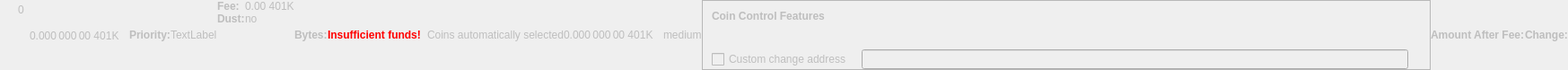
    <widget class="QWidget" name="dummyHideWidget" native="true">
     <property name="enabled">
      <bool>false</bool>
     </property>
     <property name="maximumSize">
      <size>
       <width>100</width>
       <height>22</height>
      </size>
     </property>
     <layout class="QHBoxLayout" name="dummyHideLayout">
      <property name="spacing">
       <number>0</number>
      </property>
      <property name="leftMargin">
       <number>0</number>
      </property>
      <property name="topMargin">
       <number>0</number>
      </property>
      <property name="rightMargin">
       <number>0</number>
      </property>
      <property name="bottomMargin">
       <number>0</number>
      </property>
      <item>
       <layout class="QFormLayout" name="formLayoutCoinControl1">
        <property name="horizontalSpacing">
         <number>10</number>
        </property>
        <property name="verticalSpacing">
         <number>14</number>
        </property>
        <property name="leftMargin">
         <number>10</number>
        </property>
        <property name="topMargin">
         <number>4</number>
        </property>
        <property name="rightMargin">
         <number>6</number>
        </property>
        <item row="0" column="1">
         <widget class="QLabel" name="labelCoinControlBytes">
          <property name="cursor">
           <cursorShape>IBeamCursor</cursorShape>
          </property>
          <property name="contextMenuPolicy">
           <enum>Qt::ActionsContextMenu</enum>
          </property>
          <property name="text">
           <string notr="true">0</string>
          </property>
          <property name="textInteractionFlags">
           <set>Qt::LinksAccessibleByMouse|Qt::TextSelectableByKeyboard|Qt::TextSelectableByMouse</set>
          </property>
         </widget>
        </item>
       </layout>
      </item>
      <item>
       <widget class="QLabel" name="labelCoinControlAfterFee">
        <property name="enabled">
         <bool>false</bool>
        </property>
        <property name="sizePolicy">
         <sizepolicy hsizetype="Fixed" vsizetype="Fixed">
          <horstretch>0</horstretch>
          <verstretch>0</verstretch>
         </sizepolicy>
        </property>
        <property name="minimumSize">
         <size>
          <width>111</width>
          <height>12</height>
         </size>
        </property>
        <property name="maximumSize">
         <size>
          <width>111</width>
          <height>12</height>
         </size>
        </property>
        <property name="cursor">
         <cursorShape>IBeamCursor</cursorShape>
        </property>
        <property name="contextMenuPolicy">
         <enum>Qt::ActionsContextMenu</enum>
        </property>
        <property name="text">
         <string notr="true">0.000 000 00 401K</string>
        </property>
        <property name="textInteractionFlags">
         <set>Qt::LinksAccessibleByMouse|Qt::TextSelectableByKeyboard|Qt::TextSelectableByMouse</set>
        </property>
       </widget>
      </item>
      <item>
       <widget class="QLabel" name="labelCoinControlPriorityText">
        <property name="enabled">
         <bool>false</bool>
        </property>
        <property name="font">
         <font>
          <weight>75</weight>
          <bold>true</bold>
         </font>
        </property>
        <property name="text">
         <string>Priority:</string>
        </property>
       </widget>
      </item>
      <item>
       <layout class="QHBoxLayout" name="horizontalLayout">
        <item>
         <widget class="QLabel" name="WarningLabel">
          <property name="text">
           <string>TextLabel</string>
          </property>
         </widget>
        </item>
       </layout>
      </item>
      <item>
       <layout class="QFormLayout" name="formLayoutCoinControl3">
        <property name="horizontalSpacing">
         <number>0</number>
        </property>
        <property name="verticalSpacing">
         <number>0</number>
        </property>
        <property name="leftMargin">
         <number>0</number>
        </property>
        <property name="topMargin">
         <number>0</number>
        </property>
        <property name="rightMargin">
         <number>0</number>
        </property>
        <item row="0" column="0">
         <widget class="QLabel" name="labelCoinControlFeeText">
          <property name="enabled">
           <bool>false</bool>
          </property>
          <property name="font">
           <font>
            <weight>75</weight>
            <bold>true</bold>
           </font>
          </property>
          <property name="text">
           <string>Fee:</string>
          </property>
          <property name="margin">
           <number>0</number>
          </property>
         </widget>
        </item>
        <item row="0" column="1">
         <widget class="QLabel" name="labelCoinControlFee">
          <property name="enabled">
           <bool>false</bool>
          </property>
          <property name="cursor">
           <cursorShape>IBeamCursor</cursorShape>
          </property>
          <property name="contextMenuPolicy">
           <enum>Qt::ActionsContextMenu</enum>
          </property>
          <property name="text">
           <string notr="true">0.00 401K</string>
          </property>
          <property name="textInteractionFlags">
           <set>Qt::LinksAccessibleByMouse|Qt::TextSelectableByKeyboard|Qt::TextSelectableByMouse</set>
          </property>
         </widget>
        </item>
        <item row="1" column="0">
         <widget class="QLabel" name="labelCoinControlLowOutputText">
          <property name="enabled">
           <bool>false</bool>
          </property>
          <property name="font">
           <font>
            <weight>75</weight>
            <bold>true</bold>
           </font>
          </property>
          <property name="text">
           <string>Dust:</string>
          </property>
         </widget>
        </item>
        <item row="1" column="1">
         <widget class="QLabel" name="labelCoinControlLowOutput">
          <property name="enabled">
           <bool>false</bool>
          </property>
          <property name="cursor">
           <cursorShape>IBeamCursor</cursorShape>
          </property>
          <property name="contextMenuPolicy">
           <enum>Qt::ActionsContextMenu</enum>
          </property>
          <property name="text">
           <string>no</string>
          </property>
          <property name="textInteractionFlags">
           <set>Qt::LinksAccessibleByMouse|Qt::TextSelectableByKeyboard|Qt::TextSelectableByMouse</set>
          </property>
         </widget>
        </item>
       </layout>
      </item>
      <item>
       <widget class="QLabel" name="labelCoinControlBytesText">
        <property name="enabled">
         <bool>false</bool>
        </property>
        <property name="font">
         <font>
          <weight>75</weight>
          <bold>true</bold>
         </font>
        </property>
        <property name="text">
         <string>Bytes:</string>
        </property>
       </widget>
      </item>
      <item>
       <layout class="QFormLayout" name="formLayoutCoinControl2">
        <property name="horizontalSpacing">
         <number>0</number>
        </property>
        <property name="verticalSpacing">
         <number>0</number>
        </property>
        <property name="leftMargin">
         <number>0</number>
        </property>
        <property name="topMargin">
         <number>0</number>
        </property>
        <property name="rightMargin">
         <number>0</number>
        </property>
       </layout>
      </item>
      <item>
       <layout class="QHBoxLayout" name="horizontalLayoutCoinControl2">
        <property name="spacing">
         <number>0</number>
        </property>
        <property name="bottomMargin">
         <number>0</number>
        </property>
       </layout>
      </item>
      <item>
       <widget class="QLabel" name="labelCoinControlInsuffFunds">
        <property name="enabled">
         <bool>false</bool>
        </property>
        <property name="minimumSize">
         <size>
          <width>0</width>
          <height>0</height>
         </size>
        </property>
        <property name="font">
         <font>
          <weight>75</weight>
          <bold>true</bold>
         </font>
        </property>
        <property name="styleSheet">
         <string notr="true">color:red;font-weight:bold;</string>
        </property>
        <property name="text">
         <string>Insufficient funds!</string>
        </property>
        <property name="margin">
         <number>5</number>
        </property>
       </widget>
      </item>
      <item>
       <layout class="QFormLayout" name="formLayoutCoinControl4">
        <property name="horizontalSpacing">
         <number>0</number>
        </property>
        <property name="verticalSpacing">
         <number>0</number>
        </property>
        <property name="leftMargin">
         <number>0</number>
        </property>
        <property name="topMargin">
         <number>0</number>
        </property>
        <property name="rightMargin">
         <number>0</number>
        </property>
       </layout>
      </item>
      <item>
       <widget class="QLabel" name="labelCoinControlChangeLabel">
        <property name="enabled">
         <bool>false</bool>
        </property>
        <property name="sizePolicy">
         <sizepolicy hsizetype="Preferred" vsizetype="Expanding">
          <horstretch>0</horstretch>
          <verstretch>0</verstretch>
         </sizepolicy>
        </property>
        <property name="minimumSize">
         <size>
          <width>0</width>
          <height>0</height>
         </size>
        </property>
        <property name="text">
         <string/>
        </property>
        <property name="margin">
         <number>3</number>
        </property>
       </widget>
      </item>
      <item>
       <widget class="QLabel" name="labelCoinControlAutomaticallySelected">
        <property name="enabled">
         <bool>false</bool>
        </property>
        <property name="sizePolicy">
         <sizepolicy hsizetype="Fixed" vsizetype="Fixed">
          <horstretch>0</horstretch>
          <verstretch>0</verstretch>
         </sizepolicy>
        </property>
        <property name="minimumSize">
         <size>
          <width>0</width>
          <height>0</height>
         </size>
        </property>
        <property name="maximumSize">
         <size>
          <width>240</width>
          <height>16777215</height>
         </size>
        </property>
        <property name="text">
         <string>Coins automatically selected</string>
        </property>
        <property name="margin">
         <number>5</number>
        </property>
       </widget>
      </item>
      <item>
       <widget class="QLabel" name="labelCoinControlChange">
        <property name="enabled">
         <bool>false</bool>
        </property>
        <property name="sizePolicy">
         <sizepolicy hsizetype="Fixed" vsizetype="Fixed">
          <horstretch>0</horstretch>
          <verstretch>0</verstretch>
         </sizepolicy>
        </property>
        <property name="minimumSize">
         <size>
          <width>111</width>
          <height>0</height>
         </size>
        </property>
        <property name="maximumSize">
         <size>
          <width>111</width>
          <height>16777215</height>
         </size>
        </property>
        <property name="cursor">
         <cursorShape>IBeamCursor</cursorShape>
        </property>
        <property name="contextMenuPolicy">
         <enum>Qt::ActionsContextMenu</enum>
        </property>
        <property name="text">
         <string notr="true">0.000 000 00 401K</string>
        </property>
        <property name="textInteractionFlags">
         <set>Qt::LinksAccessibleByMouse|Qt::TextSelectableByKeyboard|Qt::TextSelectableByMouse</set>
        </property>
       </widget>
      </item>
      <item>
       <widget class="QLabel" name="labelCoinControlPriority">
        <property name="enabled">
         <bool>false</bool>
        </property>
        <property name="cursor">
         <cursorShape>IBeamCursor</cursorShape>
        </property>
        <property name="contextMenuPolicy">
         <enum>Qt::ActionsContextMenu</enum>
        </property>
        <property name="text">
         <string>medium</string>
        </property>
        <property name="textInteractionFlags">
         <set>Qt::LinksAccessibleByMouse|Qt::TextSelectableByKeyboard|Qt::TextSelectableByMouse</set>
        </property>
       </widget>
      </item>
      <item>
       <widget class="QFrame" name="frameCoinControl">
        <property name="sizePolicy">
         <sizepolicy hsizetype="Expanding" vsizetype="Expanding">
          <horstretch>0</horstretch>
          <verstretch>0</verstretch>
         </sizepolicy>
        </property>
        <property name="maximumSize">
         <size>
          <width>16777215</width>
          <height>16777215</height>
         </size>
        </property>
        <property name="frameShape">
         <enum>QFrame::StyledPanel</enum>
        </property>
        <property name="frameShadow">
         <enum>QFrame::Sunken</enum>
        </property>
        <layout class="QVBoxLayout" name="verticalLayoutCoinControl2_2">
         <property name="spacing">
          <number>0</number>
         </property>
         <property name="leftMargin">
          <number>0</number>
         </property>
         <property name="topMargin">
          <number>0</number>
         </property>
         <property name="rightMargin">
          <number>0</number>
         </property>
         <property name="bottomMargin">
          <number>0</number>
         </property>
         <item>
          <layout class="QVBoxLayout" name="verticalLayoutCoinControl" stretch="0,0,0,1">
           <property name="spacing">
            <number>0</number>
           </property>
           <property name="leftMargin">
            <number>10</number>
           </property>
           <property name="topMargin">
            <number>10</number>
           </property>
           <item>
            <layout class="QHBoxLayout" name="horizontalLayoutCoinControl1">
             <property name="bottomMargin">
              <number>15</number>
             </property>
             <item>
              <widget class="QLabel" name="labelCoinControlFeatures">
               <property name="enabled">
                <bool>false</bool>
               </property>
               <property name="sizePolicy">
                <sizepolicy hsizetype="Preferred" vsizetype="Maximum">
                 <horstretch>0</horstretch>
                 <verstretch>0</verstretch>
                </sizepolicy>
               </property>
               <property name="font">
                <font>
                 <weight>75</weight>
                 <bold>true</bold>
                </font>
               </property>
               <property name="styleSheet">
                <string notr="true">font-weight:bold;</string>
               </property>
               <property name="text">
                <string>Coin Control Features</string>
               </property>
              </widget>
             </item>
            </layout>
           </item>
           <item>
            <widget class="QWidget" name="widgetCoinControl" native="true">
             <property name="sizePolicy">
              <sizepolicy hsizetype="Preferred" vsizetype="Preferred">
               <horstretch>0</horstretch>
               <verstretch>0</verstretch>
              </sizepolicy>
             </property>
             <property name="minimumSize">
              <size>
               <width>0</width>
               <height>0</height>
              </size>
             </property>
             <property name="styleSheet">
              <string notr="true"/>
             </property>
             <layout class="QHBoxLayout" name="horizontalLayoutCoinControl5_2">
              <property name="leftMargin">
               <number>0</number>
              </property>
              <property name="topMargin">
               <number>0</number>
              </property>
              <property name="rightMargin">
               <number>0</number>
              </property>
              <property name="bottomMargin">
               <number>0</number>
              </property>
              <item>
               <layout class="QHBoxLayout" name="horizontalLayoutCoinControl3">
                <property name="spacing">
                 <number>20</number>
                </property>
                <property name="topMargin">
                 <number>0</number>
                </property>
                <property name="bottomMargin">
                 <number>10</number>
                </property>
               </layout>
              </item>
             </layout>
            </widget>
           </item>
           <item>
            <layout class="QHBoxLayout" name="horizontalLayoutCoinControl4" stretch="0,0,0">
             <property name="spacing">
              <number>12</number>
             </property>
             <property name="sizeConstraint">
              <enum>QLayout::SetDefaultConstraint</enum>
             </property>
             <property name="topMargin">
              <number>5</number>
             </property>
             <property name="rightMargin">
              <number>5</number>
             </property>
             <item>
              <widget class="QCheckBox" name="checkBoxCoinControlChange">
               <property name="enabled">
                <bool>false</bool>
               </property>
               <property name="toolTip">
                <string>If this is activated, but the change address is empty or invalid, change will be sent to a newly generated address.</string>
               </property>
               <property name="text">
                <string>Custom change address</string>
               </property>
              </widget>
             </item>
             <item>
              <widget class="QValidatedLineEdit" name="lineEditCoinControlChange">
               <property name="enabled">
                <bool>false</bool>
               </property>
               <property name="sizePolicy">
                <sizepolicy hsizetype="Expanding" vsizetype="Fixed">
                 <horstretch>0</horstretch>
                 <verstretch>0</verstretch>
                </sizepolicy>
               </property>
              </widget>
             </item>
             <item>
              <widget class="QLabel" name="labelCoinControlChangeLabel_2">
               <property name="sizePolicy">
                <sizepolicy hsizetype="Preferred" vsizetype="Expanding">
                 <horstretch>0</horstretch>
                 <verstretch>0</verstretch>
                </sizepolicy>
               </property>
               <property name="minimumSize">
                <size>
                 <width>0</width>
                 <height>0</height>
                </size>
               </property>
               <property name="text">
                <string/>
               </property>
               <property name="margin">
                <number>3</number>
               </property>
              </widget>
             </item>
            </layout>
           </item>
           <item>
            <spacer name="verticalSpacerCoinControl">
             <property name="orientation">
              <enum>Qt::Vertical</enum>
             </property>
             <property name="sizeHint" stdset="0">
              <size>
               <width>800</width>
               <height>1</height>
              </size>
             </property>
            </spacer>
           </item>
          </layout>
         </item>
        </layout>
       </widget>
      </item>
      <item>
       <widget class="QLabel" name="labelCoinControlAfterFeeText">
        <property name="enabled">
         <bool>false</bool>
        </property>
        <property name="minimumSize">
         <size>
          <width>0</width>
          <height>0</height>
         </size>
        </property>
        <property name="maximumSize">
         <size>
          <width>16777215</width>
          <height>16777215</height>
         </size>
        </property>
        <property name="font">
         <font>
          <weight>75</weight>
          <bold>true</bold>
         </font>
        </property>
        <property name="text">
         <string>Amount After Fee:</string>
        </property>
        <property name="alignment">
         <set>Qt::AlignLeading|Qt::AlignLeft|Qt::AlignVCenter</set>
        </property>
        <property name="margin">
         <number>0</number>
        </property>
       </widget>
      </item>
      <item>
       <widget class="QLabel" name="labelCoinControlChangeText">
        <property name="enabled">
         <bool>false</bool>
        </property>
        <property name="sizePolicy">
         <sizepolicy hsizetype="Preferred" vsizetype="Preferred">
          <horstretch>0</horstretch>
          <verstretch>0</verstretch>
         </sizepolicy>
        </property>
        <property name="minimumSize">
         <size>
          <width>0</width>
          <height>0</height>
         </size>
        </property>
        <property name="maximumSize">
         <size>
          <width>16777215</width>
          <height>16777215</height>
         </size>
        </property>
        <property name="font">
         <font>
          <weight>75</weight>
          <bold>true</bold>
         </font>
        </property>
        <property name="text">
         <string>Change:</string>
        </property>
        <property name="alignment">
         <set>Qt::AlignLeading|Qt::AlignLeft|Qt::AlignVCenter</set>
        </property>
       </widget>
      </item>
     </layout>
    </widget>
